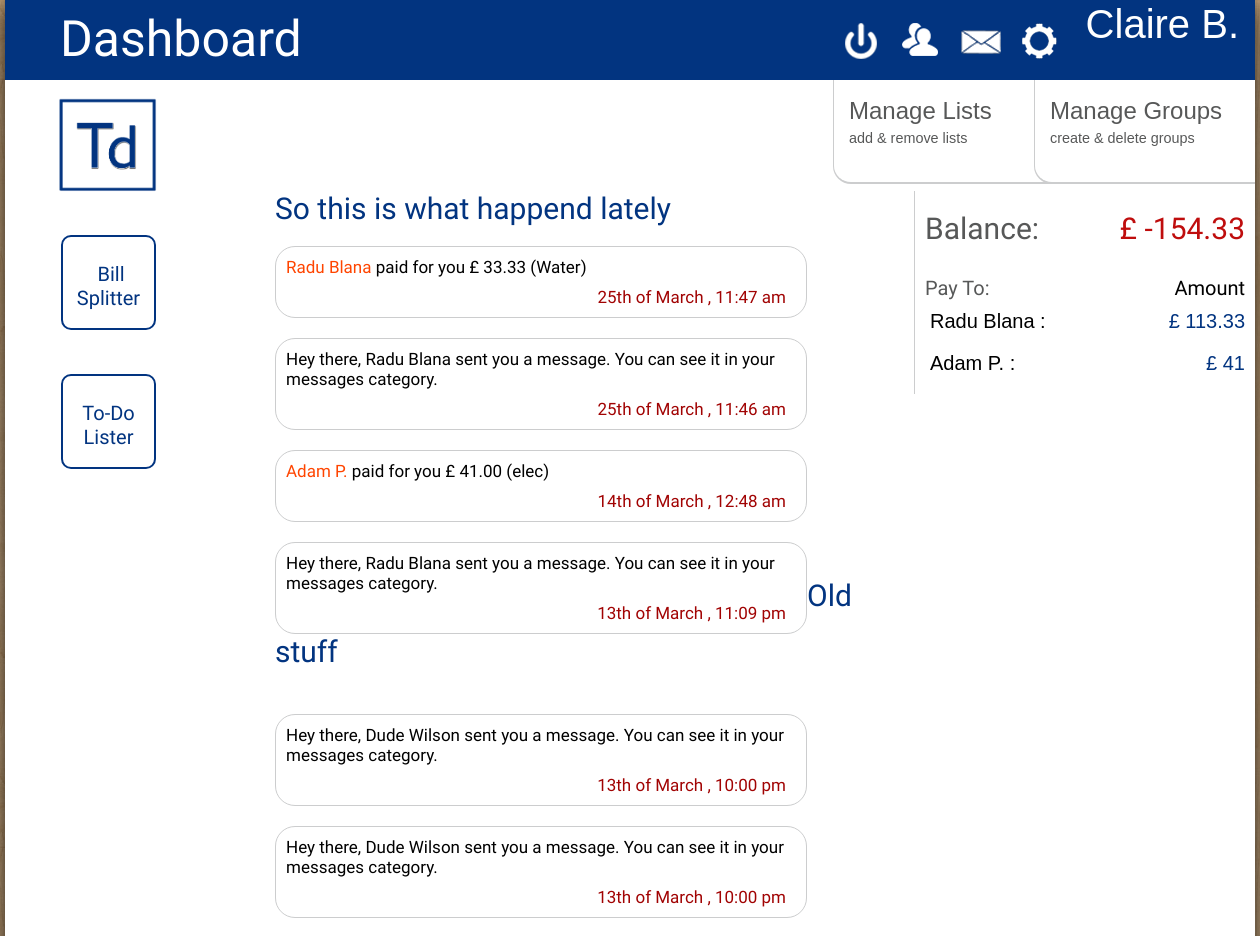
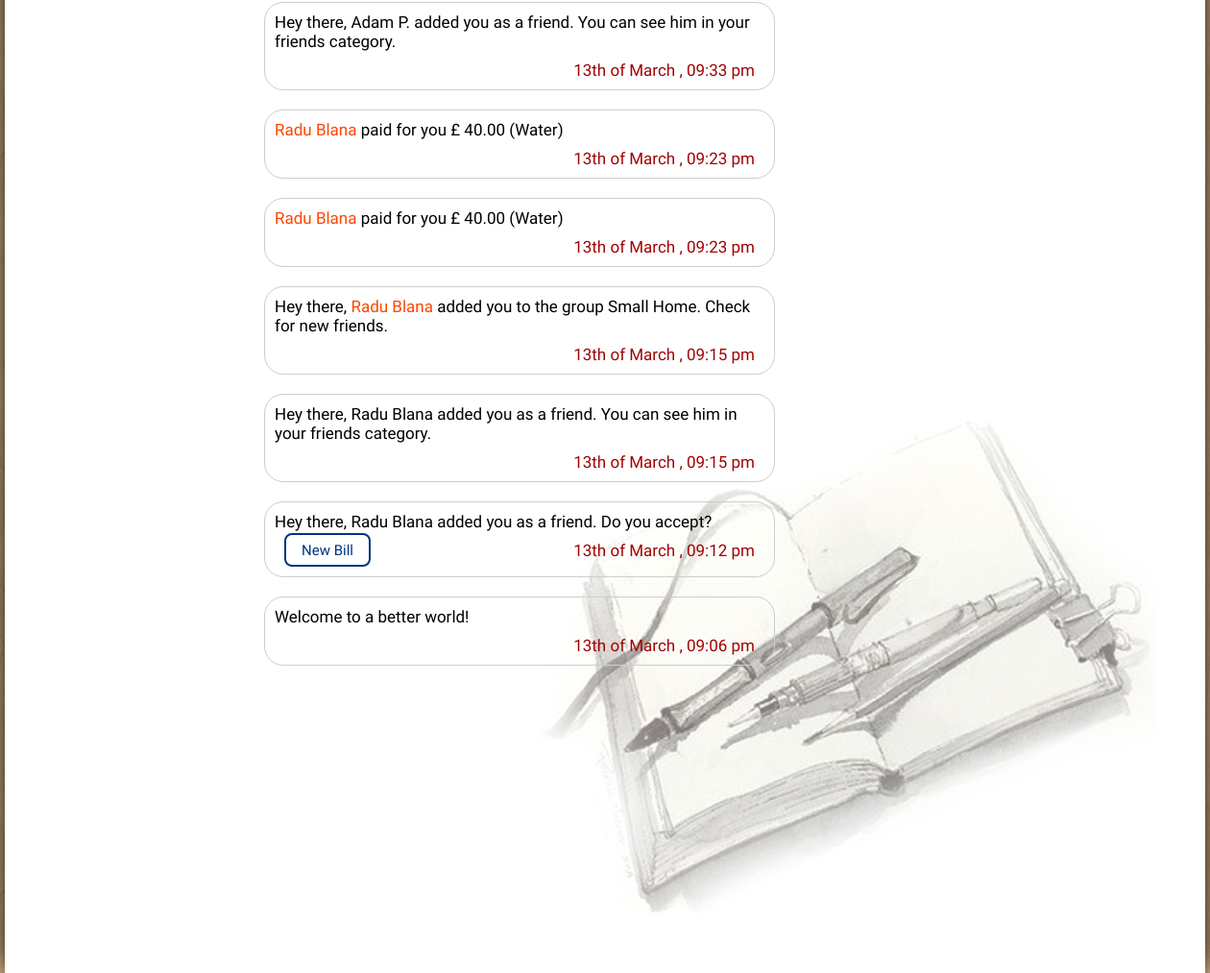
The page /dashboard.php (signed in) on the database its author committed (2 pictures, top to bottom).
### tables this page shows
CREATE TABLE USERS(userid INTEGER(6), fullname varchar(40), username varchar(25), hashedpassword text, salt text, email varchar(50), datejoined datetime);

CREATE TABLE FRIENDS(userid0 INTEGER(6), userid1 INTEGER(6), balance INTEGER(9));

CREATE TABLE USERUPDATES(message text, userid INTEGER(6), datecreated varchar(40));

### dbconn.php (called while the page is built, shortened)
<?php
class Database {
	private $database;
	function __construct() {
		$this->database = $this->getConnection();
	}
	function prepare($query) {
		return $this->database->prepare($query);
	}
	private function getConnection() {
		$conn = new SQLite3('todo.db');
		return $conn;
	}
}
?>

### dashboard_functions.php (the view, shortened to what this page needs)
<?php
function getUserUpdates(){
$db = new Database();
$freshoutput='<div style="margin:0px 200px 0px 270px; position:relative;"><span class="list-title">So this is what happend lately</span><br>';
$oldoutput='<div style="margin:0px 200px 0px 270px; position:relative;"><div class="list-title">Old stuff</div>';
$temp1 = $db->prepare("SELECT * FROM userupdates inner join users on users.userid=userupdates.userid
				where users.userid=:userid order by userupdates.datecreated DESC");
$temp1->bindValue(':userid',$_SESSION["id"], SQLITE3_INTEGER);
$updates=$temp1->execute();
$countnew=0;
$countold=0;
$freshoutputbody='';
$oldoutputbody='';
while(($updaterow = $updates->fetchArray())) {
$datecreated = new DateTime($updaterow['datecreated']);
$datelastvisit = new DateTime($updaterow['datejoined']);
$datecreatedpretty=$datecreated->format('dS') . " of " . $datecreated->format('F , h:i a');
	if($datelastvisit<$datecreated)
	{
		$freshoutputbody.="<span class='checkbox-form' style='word-wrap: break-word; margin:20px 0px 0px 0px; float:left; width:500px; font-size:17px;'>".$updaterow['message']."
		 <br><span style='float:right; color:#A10303; padding-top:10px;'> ". $datecreatedpretty ."</span></span><br><br>";
		$countnew++;
     }
      else
      {
		$oldoutputbody.="<span class='checkbox-form' style='word-wrap: break-word; margin:20px 0px 0px 0px; float:left; width:500px; font-size:17px;'>".$updaterow['message']."
		 <br><span style='float:right; color:#A10303; padding-top:10px;'> ". $datecreatedpretty ."</span></span><br><br>";
		$countold++;
	}
}
$date = date('m/d/Y h:i:s a', time());
$temp1 = $db->prepare("Update users SET datejoined=:date WHERE userid=:userid");
$temp1->bindValue(':userid',$_SESSION['id'], SQLITE3_INTEGER);
$temp1->bindValue(':date',$date, SQLITE3_TEXT);
$temp1->execute();
if($countnew==0)
	{$freshoutputbody=''; $freshoutput=''; }
elseif($countold==0)
	{$oldoutputbody=''; $oldoutput=''; }
else
	$oldoutput='<div style="margin:0px 200px 0px 0px; position:relative;"><div class="list-title" style="padding-top:200px;">Old stuff</div>';
$freshoutput.=$freshoutputbody;
$oldoutput.=$oldoutputbody.'</div>';
return $freshoutput.$oldoutput;
}
function displayBalance(){
$output=' <div style="font-size:30px; color:#575858; padding:10px; padding-top:20px;">Balance: <span style="color:#BF0D0D; padding:0px; float:right;">  &#163; ';
$db= new Database();
$temp = $db->prepare("SELECT * FROM friends inner join users on users.userid=friends.userid1 WHERE friends.userid0=:userid ORDER BY friends.userid1");
$temp->bindValue(':userid',$_SESSION['id'], SQLITE3_INTEGER);
$friends=$temp->execute();
$friendsrowsplus='<div style="font-size:20px; color:#575858; padding:10px; padding-top:20px;">Collect From: <span style="color:black; padding:0px; float:right;">Amount</span></div>';
$friendsrowsminus = '<div style="font-size:20px; color:#575858; padding:10px; padding-top:20px;">Pay To: <span style="color:black; padding:0px; float:right;">Amount</span></div>
				<div id="fuck_this"></div>';
$total_balance=0;
$temp_friend='';
$i=0;
$j=0;
while(($userrow = $friends->fetchArray()))
{
if($temp_friend!=$userrow['userid'])
{
	$solobalance = number_format((float)$userrow['balance'], 2, '.', '');
	$total_balance+=$solobalance;
	if($solobalance>0)
	{
		$i++;
		$friendsrowsplus.="<span class='friends' style='width:50px;'>".$userrow['fullname']." :
		<span class='friends' style='color:#023480; padding:0px; padding-right:10px; float:right;'> &#163; ".$solobalance." </span></span><br>";
	}
	else
	{
		$friendsrowsminus.="<div class='pay_indiv' id='pay_indiv".$userrow['userid']."' onClick='payIndividual(&#39;".$userrow['userid']."&#39;)' ><span class='friends' style='width:50px;'>".$userrow['fullname']." :
		<span class='friends' style='color:#023480; padding:0px; padding-right:10px; float:right;'> &#163; ".abs($solobalance)." </span></div>
		</span><br>";
	}
}
$temp_friend=$userrow['userid'];
}
if($i==0) $friendsrowsplus ='';
if($friendsrowsminus == $friendsrowsplus)
{
	$output = '';
}
else
{
	$output.= $total_balance. '</span></div>';
	$output.=$friendsrowsplus.$friendsrowsminus;
}
return $output;
}
?>

### dashboard.php (shortened to what this page needs)
<!DOCTYPE html>
<html>
<head>
<link rel="stylesheet" type="text/css" href="index.css">
<?php require "static_elements.php" ?>
<?php require "dashboard_functions.php" ?>
</head>
  <body >
    <div id="main-wrapper" >
	<?php echo getHeader("Dashboard"); ?>
	</div>
	<?php echo getHeaderBottom(); ?>
      <div style='height:8px;'></div>
      <div id="body-wrapper">
		<div style="float:right; width: 340px; border-left: 1px solid #cccdce; background-color:white; " id='df'>
			<?php echo displayBalance(); ?>
		</div>
		<?php echo getSideMenu(''); echo getUserUpdates();?>
		<div style="height:300px; width:300px;"></div>
		<div style='clear:both; height:300px;'></div>
      </div>
    </body>
</html>

### static_elements.php (shortened to what this page needs)
<?php
require 'dbconn.php';
function getHeader($title){
$header = "<div style='background-color:#023480; height:80px;'>
		<a href='dashboard.php'><span id='login'>".$_SESSION['fullname']."</span></a>
		<a href='profile.php'><span id='profile'></span></a>
		<a href='messages.php'><span id='messages'></span></a>
		<a href='friends.php'><span id='friends'></span></a>
		<a href='logout_manager.php'><span id='logout'></Span></a>
		<div id='title' style='width:500px;'>
			".$title."
		</div>";
return $header;
}
function getHeaderBottom(){
$header=" <a href='dashboard.php'><div id='ex3'>
	&nbsp;&nbsp;&nbsp;&nbsp;&nbsp;&nbsp;&nbsp;&nbsp;&nbsp;&nbsp;ToDoMe, The Mighty Application.
		<div id='logo'>
			<img src='logo3.png' alt='Smiley face' height='110' width='115'>
		</div>
	</div></a>".
'<div id=header-bottom>
				<a href="group_manager.php"><div class="menu-item">
				<div class="menu-head"> Manage Groups </div>
				<div class="menu-desc"> create & delete groups </div>
				</div></a>
				<a href="list_manager.php"><div class="menu-item">
				 <div class="menu-head"> Manage Lists </div>
				<div class="menu-desc"> add & remove lists </div>
				</div></a>
	</div>';
return $header;
}
function getSideMenu($modifier){
$modifier = "'".$modifier."'";
$menu = "
<div style=".$modifier. " id='side-menu-container'>
	<ul class='side-menu-container' style='list-style-type: none;'><br>
			<span class='fix'></span>
		<div id='hider_wrapper2'>
			<div id='go_over2'><li class='side-menu-item' id='2' >&nbsp;Bill<br>Splitter</li></div>
				<div id='hideable2' >
					<ul class='lower-side-menu-container' style='list-style-type: none;'>"
					. getGroupsMenu() ."
					</ul>
				</div>
		</div>
		<br>
		<div id='hider_wrapper'>
			<div id='go_over'><li class='side-menu-item' id='1' >To-Do <br>Lister</li></div>
				<div id='hideable' >
					<ul class='lower-side-menu-container' style='list-style-type: none;'>"
					. getCategoriesMenu() ."
					</ul>
				</div>
		</div>
	</ul>
</div>";
return $menu;
}
function getCategoriesMenu(){
	$output='';
	return $output;
}
function getGroupsMenu(){
	$output='';
	$db = new Database();
	$temp = $db->prepare("SELECT * FROM groups where userid=:userid ORDER BY groupname");
	$temp->bindValue(':userid',$_SESSION['id'], SQLITE3_INTEGER);
 	$groups = $temp->execute();
	while(($groupsrow = $groups->fetchArray())) {
		if($temp!=$groupsrow['groupname'])
		{
			$temp=$groupsrow['groupname'];
			if(strlen($temp)>9)
			{
				$temp=substr($temp,0,9). '-<br>' . substr($temp,9);
			}
			$output.='<a href="groups.php?group='.$groupsrow['groupname'].'">
			<li class=lesser-menu-item >'.$groupsrow['groupname'].'</li></a></span>';
		}
	}
	return $output;
}
?>

### index.css (style rules this page uses)
body { background-image:url('wood-floor.jpg'); margin-top:0px; padding-top:0px; margin-bottom:0px; padding-bottom:0px; margin-left:0px; padding-left:0px; margin-right:0px; padding-right:0px; background-color:#F8F8F8; font-family:"Varela Round"; }
#main-wrapper { width:1250px; position:relative; box-shadow: 0px 0px 30px 1px #000000; position:relative; margin-left:auto; margin-right:auto; background-color:white; }
#body-wrapper { position:relative; background-color:white; padding-bottom:20px; background:url('sketch.jpg') no-repeat right bottom; }
#header-bottom { background-color:white; padding-bottom:103px; padding-right: 20px; }
.menu-item { width:190px; height:95px; padding-right:15px; padding-left:15px; padding-top:7px; border-bottom:2px solid #cccdce; border-left:1px solid #cccdce; border-bottom-left-radius:18px; float:right; color: #575858; margin-right: -20px; -webkit-transition: height 0.4s, width 0.3s, color 0.1s; -moz-transition: height 0.4s, width 0.3s, color 0.1s; transition: height 0.4s, width 0.3s, color 0.1s; }
#login { font-family:"Mangal", Helvetica, sans-serif; color:white; float:right; font-size:40px; padding-right:40px; padding:16px; padding-top:2px; padding-bottom:4px; transition: all 0.3s; }
#logout { height:80px; width:60px; background-image:url('logout.png'); color:white; float:right; font-weight:bold; font-size:35px; transition: all 0.3s; }
#profile { height:80px; width:60px; background-image:url('gear.png'); color:white; float:right; font-weight:bold; font-size:35px; transition: all 0.3s; }
#messages { height:80px; width:60px; background-image:url('messages.png'); color:white; float:right; font-weight:bold; font-size:35px; transition: all 0.3s; }
#friends { height:80px; width:60px; background-image:url('friends.png'); color:white; float:right; font-weight:bold; font-size:35px; transition: all 0.3s; }
#title { float:left; color:white; width:750px; font-family:"Varela Round"; font-size:50px; padding:10px; padding-left:55px; }
#logo { float:left; padding-top:10px; padding-left:45px; padding-right:40px; }
#shy { margin: 30px 0px 0px 0px; float:left; width:240px; text-align:center; color:#023480; font-family:"Varela Round"; font-size:30px; padding:10px; background-color:white; border-color:#023480; border-radius:8px; border:2px; border-style:solid; -webkit-transition: background-color 0.1s linear; -webkit-box-sizing: border-box; -moz-box-sizing: border-box; box-sizing: border-box; }
.checkbox-form { padding-bottom: 20px; padding:10px; width: 800px; border-color: #cccdce; border-width: 1px; border: 1px #cccdce solid; border-radius: 20px; margin: 20px 0px 0px 250px; float: left; padding-right: 20px; -webkit-transition: all 0.3s, width 0.3s; }
.list-title { font-size:30px; padding-bottom:25px; color:#023480; }
#side-menu-container { float:left; padding-left:53px; }
ul.side-menu-container { margin: 0; padding:0px; }
li.side-menu-item { margin: 25px 0px 0px 3px; width:95px; height:95px; list-style-type: none; text-align:center; color:#023480; font-family:"Varela Round"; font-size:20px; padding:10px; padding-top:25px; background-color:white; border-color:#023480; border-radius:10px; border:2px; border-style:solid; -webkit-transition: background-color 0.3s, width 0.3s; -webkit-box-sizing: border-box; -moz-box-sizing: border-box; box-sizing: border-box; }
li.side-menu-item:before { content:none; }
#ex3 { float:left; width: 600px; height: 8px; line-height: 0px; color: transparent; font-size: 22px; font-family: "HelveticaNeue-Light", "Helvetica Neue Light", "Helvetica Neue", Helvetica, Arial, sans-serif; font-weight: 300; -webkit-transition: all 0.5s ease; -moz-transition: all 0.5s ease; -o-transition: all 0.5s ease; }
.menu-head { font-family:"Mangal", Helvetica, sans-serif; -webkit-transition: color 0.1s; font-size:150%; padding-top:10px; }
.menu-desc { font-family:"Mangal", Helvetica, sans-serif; -webkit-transition: color 0.1s; padding-top:5px; font-size:90%; }
a { color: white; text-decoration: none; }
.friends { font-family:"Mangal", Helvetica, sans-serif; font-size:20px; color: black; text-align:left; padding:5px; padding-top:25px; padding-left:15px; }

### rows shown on the page
users: fullname "Radu Blana"
friends: balance "113.33"
users: fullname "Adam P."
friends: balance "41"
userupdates: message "Radu Blana paid for you £ 33.33 (Water)", datecreated "25th of March , 11:47 am"
userupdates: message "Hey there, Radu Blana sent you a message. You can see it in your messages category.", datecreated "25th of March , 11:46 am"
userupdates: message "Adam P. paid for you £ 41.00 (elec)", datecreated "14th of March , 12:48 am"
userupdates: message "Hey there, Radu Blana sent you a message. You can see it in your messages category.", datecreated "13th of March , 11:09 pm"
userupdates: message "Hey there, Dude Wilson sent you a message. You can see it in your messages category.", datecreated "13th of March , 10:00 pm"
userupdates: message "Hey there, Dude Wilson sent you a message. You can see it in your messages category.", datecreated "13th of March , 10:00 pm"
userupdates: message "Hey there, Adam P. added you as a friend. You can see him in your friends category.", datecreated "13th of March , 09:33 pm"
userupdates: message "Radu Blana paid for you £ 40.00 (Water)", datecreated "13th of March , 09:23 pm"
userupdates: message "Radu Blana paid for you £ 40.00 (Water)", datecreated "13th of March , 09:23 pm"
userupdates: message "Hey there, Radu Blana added you to the group Small Home. Check for new friends.", datecreated "13th of March , 09:15 pm"
userupdates: message "Hey there, Radu Blana added you as a friend. You can see him in your friends category.", datecreated "13th of March , 09:15 pm"
userupdates: message "Hey there, Radu Blana added you as a friend. Do you accept? New Bill", datecreated "13th of March , 09:12 pm"
userupdates: message "Welcome to a better world!", datecreated "13th of March , 09:06 pm"

### other values the page prints
$_SESSION['fullname'] "Claire B."
$title "Dashboard"
$total_balance "-154.33"
